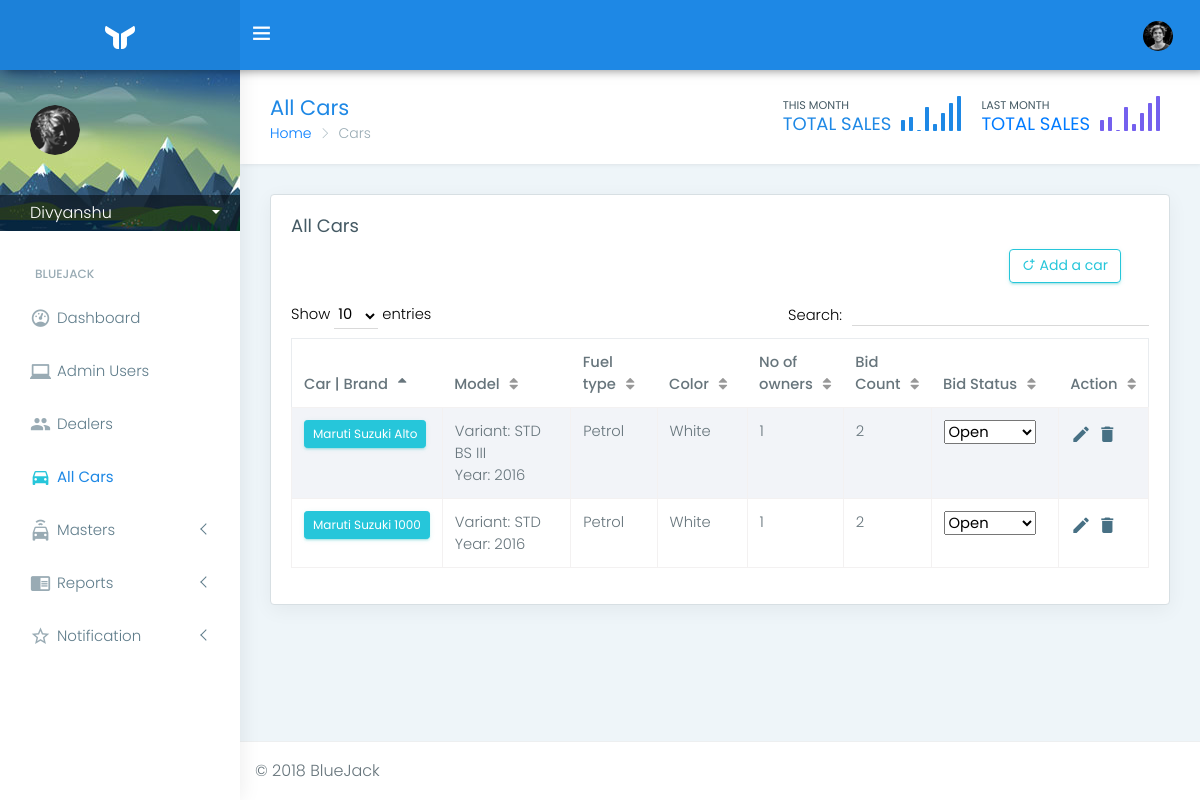
Page /material-pro/material/cars.php (signed in) on the committed database.
### tables this page shows
CREATE TABLE `usermaster` (
  `id` int(11) NOT NULL,
  `useremail` varchar(60) NOT NULL,
  `userpwd` varchar(60) NOT NULL,
  `username` varchar(120) NOT NULL,
  `departid` int(11) NOT NULL,
  `roleid` int(11) NOT NULL,
  `delid` int(11) NOT NULL,
  `lastlogintime` varchar(50) DEFAULT NULL,
  `lastlogouttime` varchar(50) DEFAULT NULL
);

CREATE TABLE `carmaster` (
  `id` int(11) NOT NULL,
  `carid` int(11) NOT NULL,
  `brandname` int(11) DEFAULT NULL,
  `carmake` int(11) NOT NULL,
  `carmodel` int(11) NOT NULL,
  `modelyear` varchar(40) NOT NULL,
  `carnumber` varchar(60) NOT NULL,
  `regstate` varchar(100) NOT NULL,
  `demandprice` varchar(40) NOT NULL,
  `bidstartprice` varchar(40) NOT NULL,
  `accidental` varchar(20) NOT NULL,
  `service` varchar(60) NOT NULL,
  `cng` varchar(40) NOT NULL,
  `color` varchar(40) NOT NULL,
  `cengine` varchar(120) NOT NULL,
  `fuel` varchar(40) NOT NULL,
  `insurance` varchar(40) NOT NULL,
  `insurancetype` varchar(40) NOT NULL,
  `kms` varchar(40) NOT NULL,
  `light` varchar(120) DEFAULT NULL,
  `owner` int(11) DEFAULT NULL,
  `paint` varchar(40) DEFAULT NULL,
  `rfc` varchar(40) DEFAULT NULL,
  `rusting` varchar(120) DEFAULT NULL,
  `suspension` varchar(120) DEFAULT NULL,
  `testdriveresult` varchar(120) DEFAULT NULL,
  `tyres` varchar(120) DEFAULT NULL,
  `windowsshield` varchar(120) DEFAULT NULL,
  `workdoneoncar` varchar(120) DEFAULT NULL,
  `remarks` varchar(250) DEFAULT NULL,
  `cstatus` int(11) NOT NULL,
  `currentbid` varchar(60) DEFAULT NULL,
  `currentbidby` varchar(40) DEFAULT NULL,
  `bidstarttime` varchar(60) DEFAULT NULL,
  `bidendtime` varchar(60) DEFAULT NULL,
  `bidendsec` varchar(60) DEFAULT NULL,
  `livetimeleft` varchar(60) DEFAULT NULL,
  `maxbid` varchar(40) DEFAULT NULL,
  `minbid` varchar(40) DEFAULT NULL,
  `imageid` int(11) DEFAULT NULL
);

CREATE TABLE `carmake` (
  `id` int(11) NOT NULL,
  `carmake` varchar(40) NOT NULL,
  `delid` int(11) NOT NULL
);

CREATE TABLE `carmodel` (
  `id` int(11) NOT NULL,
  `carmodel` varchar(40) NOT NULL,
  `carmakeid` int(11) NOT NULL,
  `delid` int(11) NOT NULL
);

CREATE TABLE `carvariant` (
  `id` int(11) NOT NULL,
  `carvariant` varchar(40) NOT NULL,
  `carmodelid` int(11) NOT NULL,
  `delid` int(11) NOT NULL
);

### material-pro/material/cars.php (the view, shortened to what this page needs)
<?php
include_once("sconfig.php");
$userid=$_SESSION['userid'];
$sql="SELECT * FROM usermaster where id='$userid'";
$run=mysqli_query($conn,$sql);
$result=mysqli_fetch_assoc($run);
$username=$result['username'];
?>
<!DOCTYPE html>
<html lang="en">
<head>
    <link href="../assets/plugins/bootstrap/css/bootstrap.min.css" rel="stylesheet">
    <link href="../assets/plugins/chartist-js/dist/chartist.min.css" rel="stylesheet">
    <link href="../assets/plugins/chartist-js/dist/chartist-init.css" rel="stylesheet">
    <link href="../assets/plugins/chartist-plugin-tooltip-master/dist/chartist-plugin-tooltip.css" rel="stylesheet">
    <link href="../assets/plugins/c3-master/c3.min.css" rel="stylesheet">
    <link href="css/style.css" rel="stylesheet">
    <link href="css/colors/blue.css" id="theme" rel="stylesheet">
</head>
<body class="fix-header fix-sidebar card-no-border">
    <div id="main-wrapper">
        <header class="topbar">
            <nav class="navbar top-navbar navbar-expand-md navbar-light">
                <div class="navbar-header">
                    <a class="navbar-brand" href="index.html">
                        <b>
                            <img src="../assets/images/logo-light-icon.png" alt="homepage" class="light-logo" />
                        </b>
                        </a>
                </div>
                <div class="navbar-collapse">
                    <ul class="navbar-nav mr-auto mt-md-0">
                        <li class="nav-item"> <a class="nav-link sidebartoggler hidden-sm-down text-muted waves-effect waves-dark" href="javascript:void(0)"><i class="ti-menu"></i></a> </li>
                    </ul>
                    <ul class="navbar-nav my-lg-0">
                        <li class="nav-item dropdown">
                            <a class="nav-link dropdown-toggle text-muted waves-effect waves-dark" href="#" data-toggle="dropdown" aria-haspopup="true" aria-expanded="false"><img src="../assets/images/users/1.jpg" alt="user" class="profile-pic" /></a>
                        </li>
                    </ul>
                </div>
            </nav>
        </header>
        <aside class="left-sidebar">
            <div class="scroll-sidebar">
                <div class="user-profile" style="background: url(../assets/images/background/user-info.jpg) no-repeat;">
                    <div class="profile-img"> <img src="../assets/images/users/profile.png" alt="user" /> </div>
                    <div class="profile-text"> <a href="#" class="dropdown-toggle u-dropdown" data-toggle="dropdown" role="button" aria-haspopup="true" aria-expanded="true"><?php echo $username;?></a>
                    </div>
                </div>
                <nav class="sidebar-nav">
                    <ul id="sidebarnav" class="in">
                        <li class="nav-small-cap">BLUEJACK</li>
                        <li class=""> <a class="waves-effect waves-dark" href="index.php" aria-expanded="false"><i class="mdi mdi-gauge"></i><span class="hide-menu">Dashboard </span></a>
                        </li>
                        <li> <a class="waves-effect waves-dark" href="users.php" aria-expanded="false"><i class="mdi mdi-laptop-windows"></i><span class="hide-menu">Admin Users</span></a>
                        </li>
                        <li> <a class="waves-effect waves-dark" href="dealers.php" aria-expanded="false"><i class="mdi mdi-account-multiple"></i><span class="hide-menu">Dealers</span></a>
                        </li>
                        <li> <a class="active waves-effect waves-dark" href="#" aria-expanded="false"><i class="mdi mdi-car"></i><span class="hide-menu">All Cars</span></a>
                        </li>
                        <li> <a class="has-arrow waves-effect waves-dark" href="#" aria-expanded="false"><i class="mdi mdi-car-connected"></i><span class="hide-menu">Masters</span></a>
                        </li>
                        <li> <a class="has-arrow waves-effect waves-dark" href="#" aria-expanded="false"><i class="mdi mdi-book-open"></i><span class="hide-menu">Reports</span></a>
                        </li>
                        <li> <a class="has-arrow waves-effect waves-dark" href="#" aria-expanded="false"><i class="mdi mdi-star-outline"></i><span class="hide-menu">Notification</span></a>
                        </li>
                    </ul>
                </nav>
            </div>
        </aside>
        <div class="page-wrapper">
            <div class="container-fluid">
                <div class="row page-titles">
                    <div class="col-md-5 col-8 align-self-center">
                        <h3 class="text-themecolor">All Cars</h3>
                        <ol class="breadcrumb">
                            <li class="breadcrumb-item"><a href="javascript:void(0)">Home</a></li>
                            <li class="breadcrumb-item active">Cars</li>
                        </ol>
                    </div>
                    <div class="col-md-7 col-4 align-self-center">
                        <div class="d-flex m-t-10 justify-content-end">
                            <div class="d-flex m-r-20 m-l-10 hidden-md-down">
                                <div class="chart-text m-r-10">
                                    <h6 class="m-b-0"><small>THIS MONTH</small></h6>
                                    <h4 class="m-t-0 text-info">TOTAL SALES</h4></div>
                                <div class="spark-chart">
                                    <div id="monthchart"></div>
                                </div>
                            </div>
                            <div class="d-flex m-r-20 m-l-10 hidden-md-down">
                                <div class="chart-text m-r-10">
                                    <h6 class="m-b-0"><small>LAST MONTH</small></h6>
                                    <h4 class="m-t-0 text-primary">TOTAL SALES</h4></div>
                                <div class="spark-chart">
                                    <div id="lastmonthchart"></div>
                                </div>
                            </div>
                        </div>
                    </div>
                </div>
                <div class="card">
                            <div class="card-body">
                                <h4 class="card-title">All Cars</h4>
                                <div><button type="button" id="addButton" class="btn btn-outline-success" style="float:right; margin-right:2em;display:block;"><i class="mdi mdi-shape-circle-plus"></i> Add a car</button>
                                </div>
                                    <div class="table-responsive m-t-40">
                                    <div id="myTable_wrapper" class="dataTables_wrapper no-footer"><div class="dataTables_length" id="myTable_length"><label>Show <select name="myTable_length" aria-controls="myTable" class=""><option value="10">10</option><option value="25">25</option><option value="50">50</option><option value="100">100</option></select> entries</label></div><div id="myTable_filter" class="dataTables_filter"><label>Search:<input type="search" class="" placeholder="" aria-controls="myTable"></label></div><table id="myTable" class="table table-bordered table-striped dataTable no-footer" role="grid" aria-describedby="myTable_info">
                                        <thead>
                                            <tr role="row"><th class="sorting_asc" tabindex="0" aria-controls="myTable" rowspan="1" colspan="1" aria-sort="ascending" aria-label="Name: activate to sort column descending" style="width: 150px;">Car | Brand</th>
                                                <th class="sorting" tabindex="0" aria-controls="myTable" rowspan="1" colspan="1" aria-label="Email: activate to sort column ascending" style="width: 180px;">Model</th>
                                                <th class="sorting" tabindex="0" aria-controls="myTable" rowspan="1" colspan="1" aria-label="Email: activate to sort column ascending" style="width: 100px;">Fuel type</th>
                                                <th class="sorting" tabindex="0" aria-controls="myTable" rowspan="1" colspan="1" aria-label="Email: activate to sort column ascending" style="width: 100px;">Color</th>
                                                <th class="sorting" tabindex="0" aria-controls="myTable" rowspan="1" colspan="1" aria-label="Email: activate to sort column ascending" style="width: 70px;">No of owners</th>
                                                <th class="sorting" tabindex="0" aria-controls="myTable" rowspan="1" colspan="1" aria-label="Contact: activate to sort column ascending" style="width: 70px;">Bid Count</th>
                                                <th class="sorting" tabindex="0" aria-controls="myTable" rowspan="1" colspan="1" aria-label="Status: activate to sort column ascending" style="width: 140px;">Bid Status</th>
                                                <th class="sorting" tabindex="0" aria-controls="myTable" rowspan="1" colspan="1" aria-label="Start date: activate to sort column ascending" >Action</th>
                                            </tr>
                                        </thead>
                                        <tbody>
<?php
$sql="SELECT *  FROM carmaster where cstatus=1";
$run_query=mysqli_query($conn,$sql);
?>
                                            <?php
                                            while ($row=mysqli_fetch_array($run_query)) {
                                                                    $sql2="SELECT carmake from carmake where id=".$row['brandname'];
                                                                    $sql2_res=mysqli_query($conn,$sql2);
                                                                    $row2=mysqli_fetch_assoc($sql2_res);
                                                                    $brand_sql=$row2['carmake'];
                                                                    $sql3="SELECT carmodel from carmodel where id=".$row['carmake'];
                                                                    $sql3_res=mysqli_query($conn,$sql3);
                                                                    $row3=mysqli_fetch_assoc($sql3_res);
                                                                    $model_sql=$row3['carmodel'];
                                                                    $sql4="SELECT carvariant from carvariant where id=".$row['carmodel'];
                                                                    $sql4_res=mysqli_query($conn,$sql4);
                                                                    $row4=mysqli_fetch_assoc($sql4_res);
                                                                    $variant_sql=$row4['carvariant'];
                                                                    $year_sql=$row['modelyear'];
                                                                    echo "<tr role='row' id='carRow".$row['id']."' >";
                                                                    echo "<td class='sorting_1'><button type='button' id='viewCarButton".$row['id']."' class='btn waves-effect waves-light btn-sm btn-success viewcar'>".ucwords($brand_sql)." ".ucwords($model_sql)."</button></td>" ;
                                                                    echo "<td>Variant: ".strtoupper($variant_sql)."<br />"."Year: ".$year_sql."</td>";
                                                                    echo "<td>".$row['fuel']." </td> ";
                                                                    echo "<td>".ucfirst($row['color'])."</td>";
                                                                    echo "<td>".ucfirst($row['owner'])."</td>";
                                                                    echo "<td>".$row['currentbidby']."</td>";
                                                                    echo "<td><div class='btn-group bootstrap-select'>
                                                                                <select class='selectpicker' data-style='form-control btn-secondary' tabindex='-98' id='bidSelect".$row['id']."'>
                                                                                <option value='open'>Open</option>
                                                                                <option value='view'>View only</option>
                                                                                <option value='close'>Closed</option>
                                                                                </select></div></td>";
                                                                    echo "<td><a href='' class='editCar' style='font-size:1.4em; color:#477084' id='editCar".$row['id']."'><i class='mdi mdi-pencil'></i> </a>
                                                    <a href='' class='deleteCar' style='font-size:1.4em; color:#477084' id='deleteCar".$row['id']."'><i class='mdi mdi-delete'></i></a></td>
                                            </tr>";
                                                                }
                                            ?></tbody>
                                    </table></div>
                                </div>
                            </div>
                        </div>
                 </div>
            </div>
       </div>
            <footer class="footer"> © 2018 BlueJack </footer>
</body>
</html>

### material-pro/material/css/colors/blue.css (style rules this page uses)
.topbar { background: #1e88e5; }
.topbar .navbar-header { background: rgba(0, 0, 0, 0.05); }
.topbar .top-navbar .navbar-header .navbar-brand .light-logo { display: inline-block; color: rgba(255, 255, 255, 0.8); }
.topbar .navbar-light .navbar-nav .nav-item > a.nav-link { color: #ffffff !important; }
.text-themecolor { color: #1e88e5 !important; }
.sidebar-nav { background: #fff; }
.sidebar-nav ul li a { color: #607d8b; }
.sidebar-nav ul li a.active, .sidebar-nav ul li a:hover { color: #26c6da; }
.sidebar-nav ul li a.active { color: #263238; }
.sidebar-nav ul li.nav-small-cap { color: #99abb4; }
.sidebar-nav > ul > li > a.active i, .sidebar-nav > ul > li > a:hover i { color: #26c6da; }
.sidebar-nav > ul > li > a i { color: #99abb4; }
.sidebar-nav > ul > li > a.active { font-weight: 400; background: #ffffff; color: #1e88e5; }

### material-pro/material/cars.php (style rules this page uses)
.card { font-size: 0.92rem; }

### rows in the picture
usermaster: username "Divyanshu"
carmaster: carmake.carmake "Maruti Suzuki", carmodel.carmodel "Alto", carvariant.carvariant "STD BS III", modelyear "2016", fuel "Petrol", color "White", owner "1", currentbidby "2", id "Open"
carmaster: carmake.carmake "Maruti Suzuki", carmodel.carmodel "1000", carvariant.carvariant "STD", modelyear "2016", fuel "Petrol", color "White", owner "1", currentbidby "2", id "Open"
